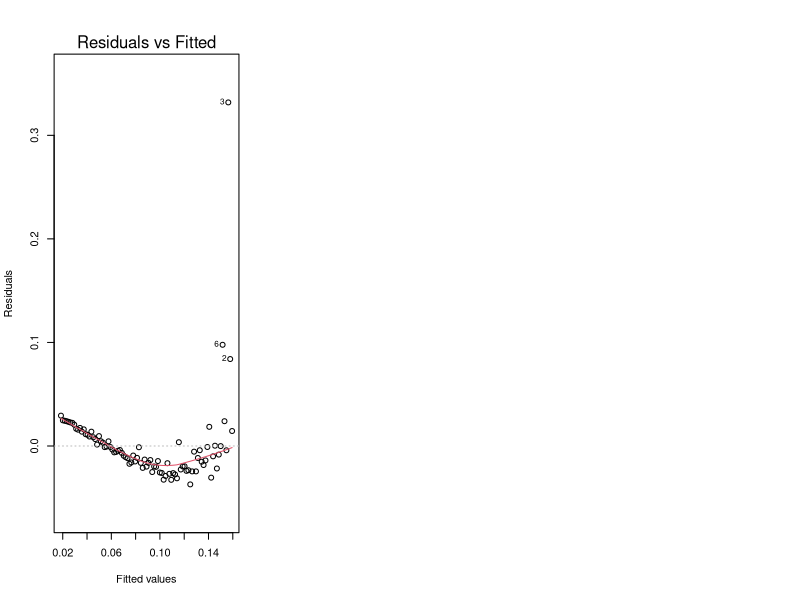

Write R code to recreate this figure. (Note: this script raises an error after producing the figure.)
#
# 11.12 - finding best power transformation (box-cox procedure)
#
# want to improve linear model by applying a power 
# transformation to the response variable.
#
# use box-cox procedure
#
# library(MASS)
# m <- lm(y ~ x)
# boxcox(m)
#
 
x <- 10:100
eps <- rnorm(length(x), sd=5)
y <- (x+eps)^(-1/1.5)

# model using linear (it's not of course).
m <- lm(y ~ x)
summary(m)

# plot is overloaded, so for a model argument is really calls,
# plot.lm(...) which has a "which" argument. do this to get
# the help text:
#
# > ?plot.lm
#
# which says:
#
#     Six plots (selectable by ‘which’) are currently available: a plot
#     of residuals against fitted values, a Scale-Location plot of
#     sqrt(| residuals |) against fitted values, a Normal Q-Q plot, a
#     plot of Cook's distances versus row labels, a plot of residuals
#     against leverages, and a plot of Cook's distances against
#     leverage/(1-leverage).  By default, the first three and ‘5’ are
#     provided.
#
#Usage:
#
#     ## S3 method for class 'lm'
#     plot(x, which = c(1:3, 5), 
#          caption = list("Residuals vs Fitted", "Normal Q-Q",
#            "Scale-Location", "Cook's distance",
#            "Residuals vs Leverage",
#            expression("Cook's dist vs Leverage  " * h[ii] / (1 - h[ii]))),
#          panel = if(add.smooth) panel.smooth else points,
#          sub.caption = NULL, main = "",
#          ask = prod(par("mfcol")) < length(which) && dev.interactive(),
#          ...,
#          id.n = 3, labels.id = names(residuals(x)), cex.id = 0.75,
#          qqline = TRUE, cook.levels = c(0.5, 1.0),
#          add.smooth = getOption("add.smooth"), label.pos = c(4,2),
#          cex.caption = 1)
##     
#Arguments:
#
#       x: ‘lm’ object, typically result of ‘lm’ or ‘glm’.
#
#   which: if a subset of the plots is required, specify a subset of the
#          numbers ‘1:6’.
#

par(mfrow=c(1,3))

plot(m, which=1)
library(MASS)

bc = boxcox(m)

which.max(bc$y)

lambda <- bc$x[which.max(bc$y)]
lambda

z <- y^lambda
z

m2 = lm(z ~ x)
summary(m2)
plot(m2, which=1)

# or

m2 = lm(I(y^lambda) ~ x)

#
# 11.13 - forming confidence intervals for regression coefficients.
#
# m <- lm(y ~ x1 + x2)
# confint(m)
#

x1 = 1:100
length(x1)
x2 = x1^2
length(x2)

y = 5*x1 + 8*x2 + 100 + rnorm(100, sd=100)

m = lm(y ~ x1 + x2)

m$coefficients

confint(m)
confint(m, level=0.99)

#
# 11.14 - plot residuals
#
# m <- lm(y ~ x)
# plot(m, which=1)
#
#

x1 = 1:100
length(x1)
x2 = x1^2
length(x2)

y = 5*x1 + 8*x2 + 100 + rnorm(100, sd=100)

m = lm(y ~ x1 + x2)

x11()
plot(m, which=1)




